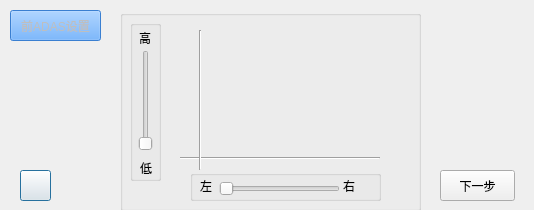
<?xml version="1.0" encoding="UTF-8"?>
<ui version="4.0">
 <class>front_ADAS_setting</class>
 <widget class="QDialog" name="front_ADAS_setting">
  <property name="geometry">
   <rect>
    <x>0</x>
    <y>0</y>
    <width>534</width>
    <height>210</height>
   </rect>
  </property>
  <property name="windowTitle">
   <string>Dialog</string>
  </property>
  <widget class="QPushButton" name="returnButton">
   <property name="geometry">
    <rect>
     <x>20</x>
     <y>170</y>
     <width>31</width>
     <height>31</height>
    </rect>
   </property>
   <property name="styleSheet">
    <string notr="true">background-image:url(:/image/image/return.png)</string>
   </property>
   <property name="text">
    <string/>
   </property>
  </widget>
  <widget class="QPushButton" name="tittleButton">
   <property name="geometry">
    <rect>
     <x>440</x>
     <y>170</y>
     <width>75</width>
     <height>31</height>
    </rect>
   </property>
   <property name="styleSheet">
    <string notr="true">font: 75 10pt &quot;微软雅黑&quot;;</string>
   </property>
   <property name="text">
    <string>下一步</string>
   </property>
  </widget>
  <widget class="QPushButton" name="nextButton">
   <property name="enabled">
    <bool>false</bool>
   </property>
   <property name="geometry">
    <rect>
     <x>10</x>
     <y>10</y>
     <width>91</width>
     <height>31</height>
    </rect>
   </property>
   <property name="styleSheet">
    <string notr="true">background-color:rgb(71, 154, 255)</string>
   </property>
   <property name="text">
    <string>前ADAS设置</string>
   </property>
  </widget>
  <widget class="QGroupBox" name="groupBox">
   <property name="geometry">
    <rect>
     <x>120</x>
     <y>10</y>
     <width>301</width>
     <height>201</height>
    </rect>
   </property>
   <property name="title">
    <string/>
   </property>
   <widget class="QGroupBox" name="groupBox_2">
    <property name="geometry">
     <rect>
      <x>10</x>
      <y>10</y>
      <width>31</width>
      <height>161</height>
     </rect>
    </property>
    <property name="title">
     <string/>
    </property>
    <widget class="QSlider" name="high_low_Slider">
     <property name="geometry">
      <rect>
       <x>6</x>
       <y>30</y>
       <width>20</width>
       <height>101</height>
      </rect>
     </property>
     <property name="orientation">
      <enum>Qt::Vertical</enum>
     </property>
    </widget>
    <widget class="QLabel" name="highLabel">
     <property name="geometry">
      <rect>
       <x>9</x>
       <y>10</y>
       <width>21</width>
       <height>16</height>
      </rect>
     </property>
     <property name="styleSheet">
      <string notr="true">font: 75 10pt &quot;微软雅黑&quot;;</string>
     </property>
     <property name="text">
      <string>高</string>
     </property>
    </widget>
    <widget class="QLabel" name="lowLabel">
     <property name="geometry">
      <rect>
       <x>10</x>
       <y>140</y>
       <width>21</width>
       <height>16</height>
      </rect>
     </property>
     <property name="text">
      <string>低</string>
     </property>
    </widget>
   </widget>
   <widget class="QGroupBox" name="groupBox_3">
    <property name="geometry">
     <rect>
      <x>70</x>
      <y>160</y>
      <width>191</width>
      <height>31</height>
     </rect>
    </property>
    <property name="title">
     <string/>
    </property>
    <widget class="QSlider" name="left_right_Slider">
     <property name="geometry">
      <rect>
       <x>29</x>
       <y>9</y>
       <width>121</width>
       <height>20</height>
      </rect>
     </property>
     <property name="orientation">
      <enum>Qt::Horizontal</enum>
     </property>
    </widget>
    <widget class="QLabel" name="leftLabel">
     <property name="geometry">
      <rect>
       <x>10</x>
       <y>8</y>
       <width>21</width>
       <height>16</height>
      </rect>
     </property>
     <property name="text">
      <string>左</string>
     </property>
    </widget>
    <widget class="QLabel" name="rightLabel">
     <property name="geometry">
      <rect>
       <x>153</x>
       <y>8</y>
       <width>21</width>
       <height>16</height>
      </rect>
     </property>
     <property name="text">
      <string>右</string>
     </property>
    </widget>
   </widget>
   <widget class="Line" name="HorizontalLine">
    <property name="geometry">
     <rect>
      <x>60</x>
      <y>140</y>
      <width>200</width>
      <height>16</height>
     </rect>
    </property>
    <property name="styleSheet">
     <string notr="true">color:
rgb(255, 8, 12)</string>
    </property>
    <property name="orientation">
     <enum>Qt::Horizontal</enum>
    </property>
   </widget>
   <widget class="Line" name="VerticelLine">
    <property name="geometry">
     <rect>
      <x>70</x>
      <y>20</y>
      <width>20</width>
      <height>140</height>
     </rect>
    </property>
    <property name="styleSheet">
     <string notr="true">color:rgb(255, 2, 18)</string>
    </property>
    <property name="orientation">
     <enum>Qt::Vertical</enum>
    </property>
   </widget>
  </widget>
 </widget>
 <resources/>
 <connections/>
</ui>
